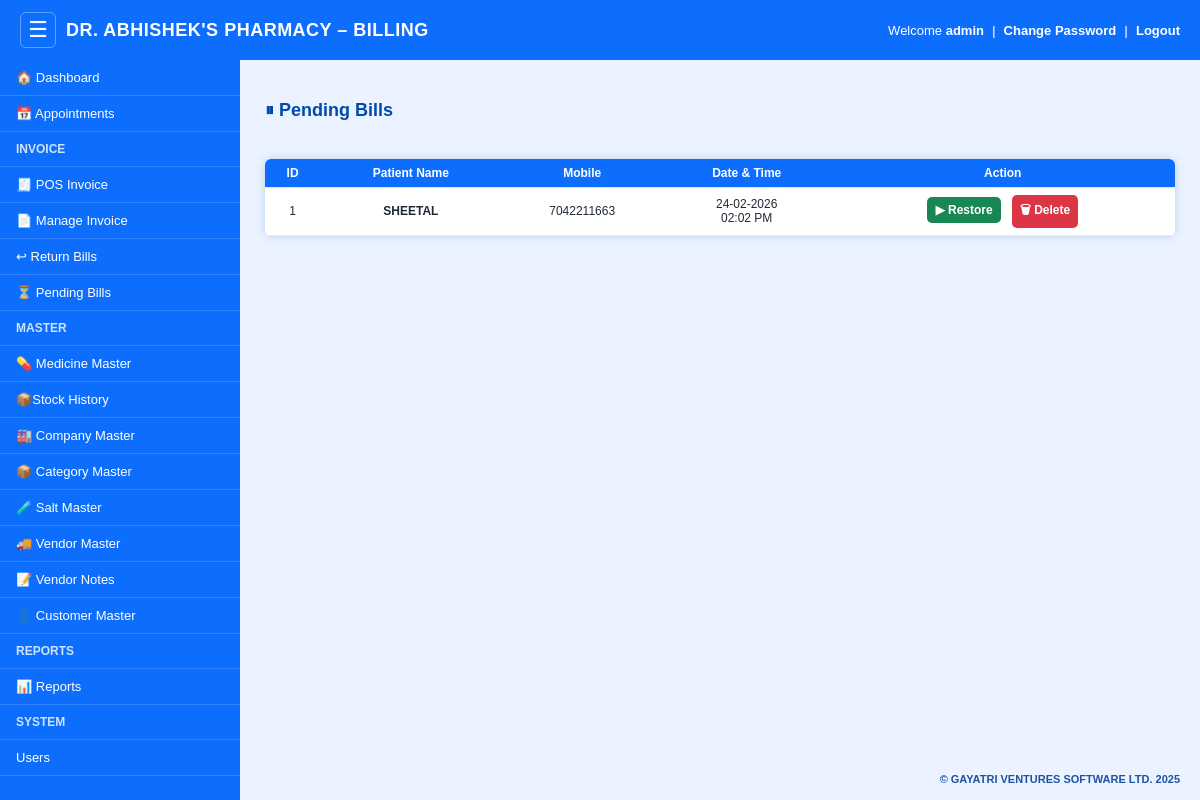
The app's page /pending-bills (signed in) with its own data.
### models.py (models this page shows)
class HoldBill(db.Model):
    __tablename__ = "hold_bill"
    id = db.Column(db.Integer, primary_key=True)
    customer = db.Column(db.String(100))
    mobile = db.Column(db.String(20))
    doctor = db.Column(db.String(100))
    gender = db.Column(db.String(10))
    data = db.Column(db.JSON)
    created_at = db.Column(db.DateTime, default=datetime.utcnow)

### app.py (the view)
@app.route("/pending-bills")
@login_required
def pending_bills():
    bills = HoldBill.query.order_by(HoldBill.id.desc()).all()
    return render_template("pending_bills.html", bills=bills)

### app.py (called while the page is built)
def login_required(f):
    @wraps(f)
    def w(*args, **kwargs):
        if not session.get("user_id"):
            return redirect("/login")
        return f(*args, **kwargs)
    return w

### templates/pending_bills.html (shortened to what this page needs)
{% extends "base.html" %}
{% block body %}
<h2>⏸ Pending Bills</h2>
{% if bills|length == 0 %}
    <div class="empty">
        No pending bills found.
    </div>
{% else %}
<table>
    <tr>
        <th>ID</th>
        <th>Patient Name</th>
        <th>Mobile</th>
        <th>Date & Time</th>
        <th>Action</th>
    </tr>
    {% for b in bills %}
    <tr>
        <td>{{ b.id }}</td>
        <td><b>{{ b.customer }}</b></td>
        <td>{{ b.mobile }}</td>
        <td>
            {{ b.created_at.strftime('%d-%m-%Y') }} <br>
            <small>{{ b.created_at.strftime('%I:%M %p') }}</small>
        </td>
        <td>
            <a class="btn restore" href="/restore-bill/{{ b.id }}">
                ▶ Restore
            </a>
            <a class="btn delete"
               href="/delete-hold/{{ b.id }}"
               onclick="return confirm('Delete this pending bill?')">
                🗑 Delete
            </a>
        </td>
    </tr>
    {% endfor %}
</table>
{% endif %}
{% endblock %}

### templates/base.html (style rules this page uses)
* { box-sizing: border-box; }
body { margin: 0; font-family: Arial, sans-serif; background: #eaf3ff; }
:root { --primary: #0d6efd; --primary-dark: #084298; --success: #198754; --danger: #dc3545; --warning: #ffc107; --muted: #6c757d; --bg: #eaf3ff; --card: #ffffff; --border: #d9e2ef; --shadow: 0 2px 10px rgba(13, 110, 253, 0.12); --text: #1f2937; }
body { background: var(--bg); color: var(--text); }
.content table { width: 100%; border-collapse: collapse; background: var(--card); }
.content th, .content td { padding: 10px 12px; border-bottom: 1px solid #e0e6f0; text-align: center; font-size: 14px; }
.content th { background: var(--primary); color: #fff; font-weight: 700; }
.btn, .add-btn, .btn-add, .btn-edit, .btn-pass, .btn-del, .restore, .delete { display: inline-block; padding: 8px 14px; border-radius: 6px; text-decoration: none; font-size: 14px; font-weight: 600; border: none; cursor: pointer; }
.btn, .btn-primary, .btn-edit { background: var(--primary); color: #fff; }
.btn-success, .btn-add, .add-btn, .restore { background: var(--success); color: #fff; }
.btn-danger, .btn-del, .delete { background: var(--danger); color: #fff; }
.content h2 { font-size: 18px !important; }
.content p, .content li, .content label, .content span, .content a, .content td, .content th, .content small, .content strong, .content b, .content input:not([type="checkbox"]):not([type="radio"]), .content select, .content textarea, .content button, .content .btn, .content .add-btn, .content .btn-add, .content .btn-edit, .content .btn-pass, .content .btn-del, .content .filter-btn, .content .delete-btn { font-size: 12px !important; }
.content th, .content td { padding: 7px 8px !important; }
.content input:not([type="checkbox"]):not([type="radio"]), .content select, .content textarea, .content button, .content .btn { padding: 6px 8px !important; }

### templates/pending_bills.html (style rules this page uses)
h2 { color: #004aad; margin-bottom: 20px; }
table { width: 100%; border-collapse: collapse; background: white; box-shadow: 0 0 8px #bcd0ea; border-radius: 6px; overflow: hidden; }
th { background: #0d6efd; color: white; padding: 10px; font-size: 15px; text-align: center; }
td { padding: 10px; border-bottom: 1px solid #ddd; font-size: 14px; text-align: center; }
.btn { padding: 6px 14px; text-decoration: none; border-radius: 5px; font-size: 14px; color: white; margin: 0 4px; display: inline-block; }
.restore { background: #198754; }
.delete { background: #dc3545; }

### records on screen
HoldBill: id "1", customer "SHEETAL", mobile "7042211663", created_at "24-02-2026", created_at "02:02 PM"

### other values on screen
{{ session.get("username") }} "admin"
